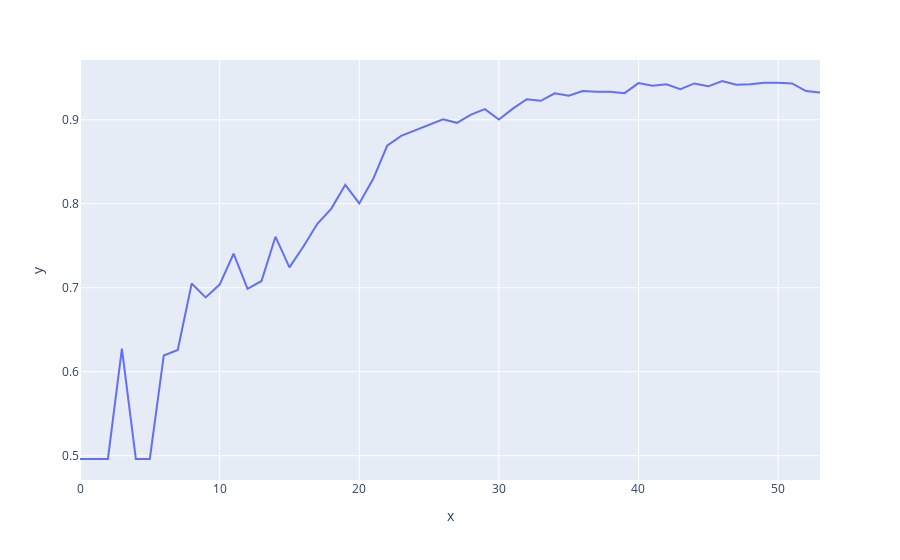

Notebook cell for this chart:
### Code cell
# ## SETTINGS

# # Blockchain
# NUM_Clients = 5 # number of clients contributing per training round

# # ML
# Cluster_Size = 100 # max client dataset size for training
# Batch_Size = 10
# NUM_Epoch = 3
# num_classes = 2

# # Krum
# krum_f = 0.25 # percentage of byzantine nodes

# # Differential Privacy
# Gaussian_Noise = False
# Gaussian_Noise_Std_Dev = 0.10

# Gradient_Clipping = False
# Clip_Norm = 0.25

# Gradient_Pruning = True <-----
# initial_sparsity = 0.00
# final_sparsity = 0.50

# backdoor = True <-----
# poisonedLocals = [1, 11, 22, 99]
print(acc_array)
fig = px.line(y=acc_array)
fig.show()

### Figure 1 — Plotly figure (JSON) as saved in the notebook; plotly's stock layout.template omitted (floating-point values rounded to 4 significant figures)
{"data": [{"hovertemplate": "x=%{x}<br>y=%{y}<extra></extra>", "legendgroup": "", "line": {"color": "#636efa", "dash": "solid"}, "mode": "lines", "name": "", "orientation": "v", "showlegend": false, "type": "scatter", "x": [0, 1, 2, 3, 4, 5, 6, 7, 8, 9, 10, 11, 12, 13, 14, 15, 16, 17, 18, 19, 20, 21, 22, 23, 24, 25, 26, 27, 28, 29, 30, 31, 32, 33, 34, 35, 36, 37, 38, 39, 40, 41, 42, 43, 44, 45, 46, 47, 48, 49, 50, 51, 52, 53], "xaxis": "x", "y": [0.4961, 0.4961, 0.4961, 0.6276, 0.4961, 0.4961, 0.6194, 0.6259, 0.7051, 0.6886, 0.7038, 0.7405, 0.6987, 0.7081, 0.7608, 0.7242, 0.749, 0.7762, 0.7943, 0.8226, 0.8005, 0.8298, 0.8691, 0.8809, 0.8874, 0.8934, 0.9006, 0.8964, 0.9062, 0.9127, 0.9004, 0.9133, 0.9245, 0.9227, 0.9316, 0.9287, 0.9343, 0.9334, 0.9334, 0.9317, 0.9437, 0.9406, 0.9422, 0.9364, 0.9433, 0.9399, 0.9462, 0.9417, 0.9422, 0.9442, 0.9442, 0.9433, 0.9343, 0.9326], "yaxis": "y"}], "layout": {"autosize": true, "legend": {"tracegroupgap": 0}, "margin": {"t": 60}, "xaxis": {"anchor": "y", "autorange": true, "domain": [0, 1], "range": [0, 53], "title": {"text": "x"}, "type": "linear"}, "yaxis": {"anchor": "x", "autorange": true, "domain": [0, 1], "range": [0.4711, 0.9712], "title": {"text": "y"}, "type": "linear"}}}
